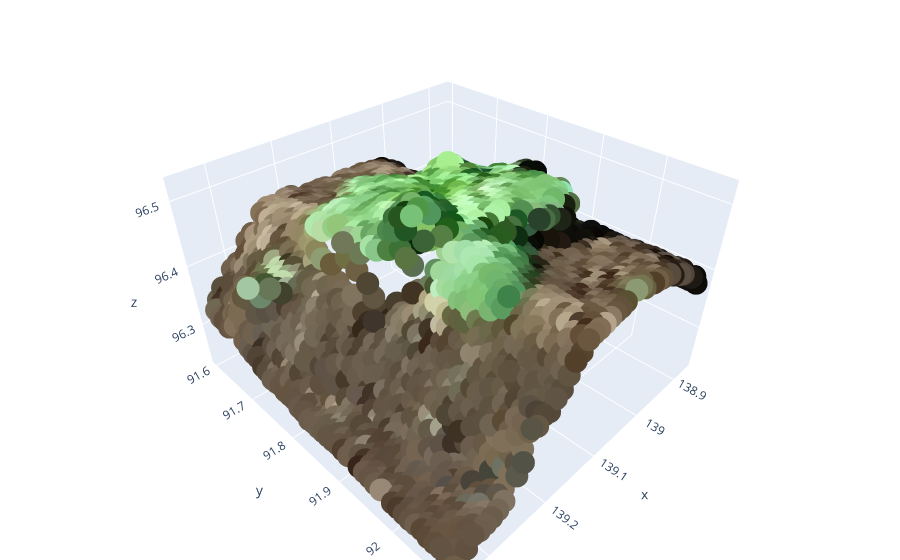

Notebook code for this chart:
### Code cell
### 3D plot
plot_3d_cloudpoints(plant_raster.isel(date = 1).copy(),scale_xy=1)

### Figure 1 — Plotly figure (JSON) as saved in the notebook; plotly's stock layout.template omitted (floating-point values rounded to 4 significant figures; data arrays with more than 128 entries replaced by an {"elided": "..."} marker saying what was removed)
{"data": [{"marker": {"color": {"elided": "2321 str values"}}, "mode": "markers", "type": "scatter3d", "x": {"elided": "2321 float values"}, "y": {"elided": "2321 float values"}, "z": {"elided": "2321 float values"}}], "layout": {"margin": {"b": 0, "l": 0, "r": 0, "t": 0}, "scene": {"aspectmode": "data"}}}
